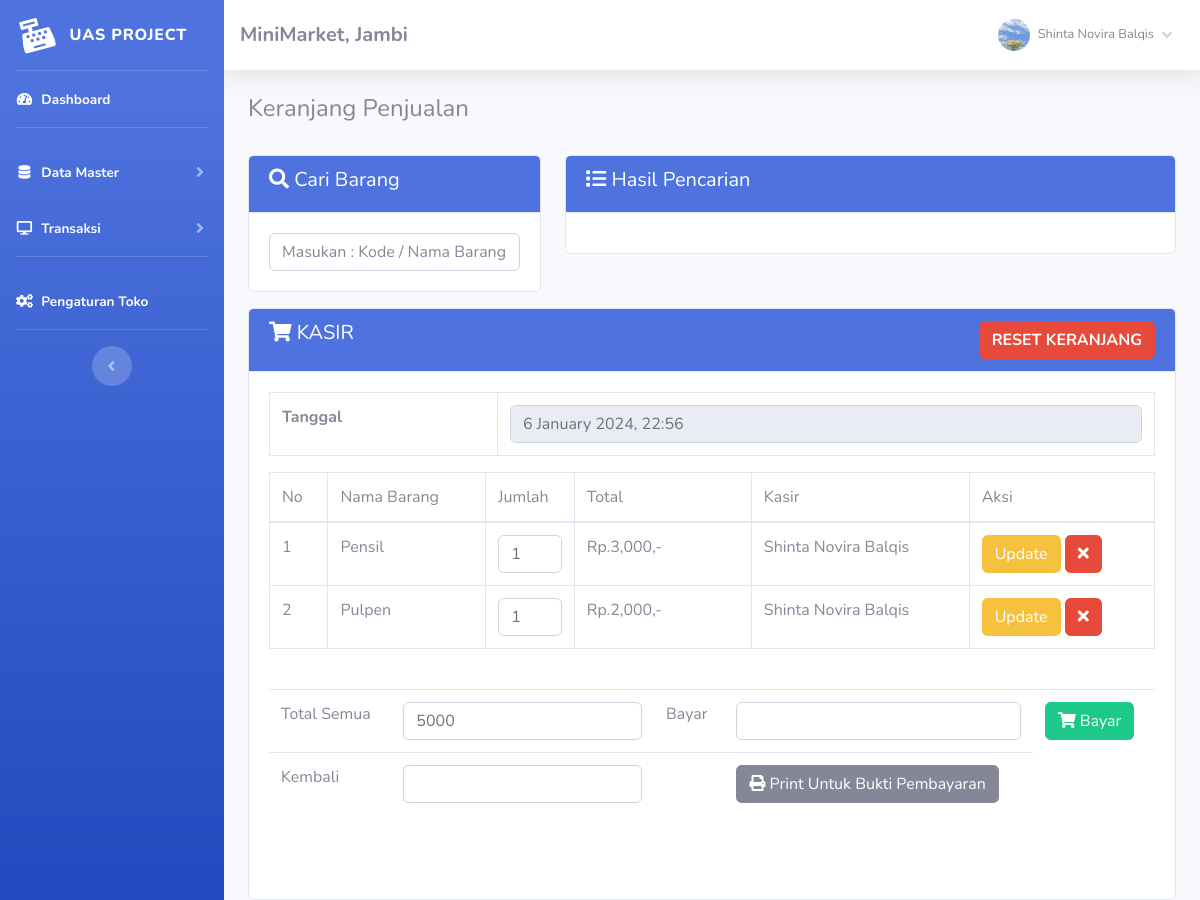
The page /index.php?page=jual (signed in) on the database its author committed.
### tables this page shows
CREATE TABLE `toko` (
  `id_toko` int(11) NOT NULL,
  `nama_toko` varchar(255) NOT NULL,
  `alamat_toko` text NOT NULL,
  `tlp` varchar(255) NOT NULL,
  `nama_pemilik` varchar(255) NOT NULL
);

CREATE TABLE `member` (
  `id_member` int(11) NOT NULL,
  `nm_member` varchar(255) NOT NULL,
  `alamat_member` text NOT NULL,
  `telepon` varchar(255) NOT NULL,
  `email` varchar(255) NOT NULL,
  `gambar` text NOT NULL,
  `NIK` text NOT NULL
);

CREATE TABLE `penjualan` (
  `id_penjualan` int(11) NOT NULL,
  `id_barang` varchar(255) NOT NULL,
  `id_member` int(11) NOT NULL,
  `jumlah` varchar(255) NOT NULL,
  `total` varchar(255) NOT NULL,
  `tanggal_input` varchar(255) NOT NULL
);

CREATE TABLE `barang` (
  `id` int(11) NOT NULL,
  `id_barang` varchar(255) NOT NULL,
  `id_kategori` int(11) NOT NULL,
  `nama_barang` text NOT NULL,
  `merk` varchar(255) NOT NULL,
  `harga_beli` varchar(255) NOT NULL,
  `harga_jual` varchar(255) NOT NULL,
  `satuan_barang` varchar(255) NOT NULL,
  `stok` text NOT NULL,
  `tgl_input` varchar(255) NOT NULL,
  `tgl_update` varchar(255) DEFAULT NULL
);

### admin/module/jual/index.php (the view, shortened to what this page needs)
<h4>Keranjang Penjualan</h4>
<br>
<div class="row">
	<div class="col-sm-4">
		<div class="card card-primary mb-3">
			<div class="card-header bg-primary text-white">
				<h5><i class="fa fa-search"></i> Cari Barang</h5>
			</div>
			<div class="card-body">
				<input type="text" id="cari" class="form-control" name="cari" placeholder="Masukan : Kode / Nama Barang  [ENTER]">
			</div>
		</div>
	</div>
	<div class="col-sm-8">
		<div class="card card-primary mb-3">
			<div class="card-header bg-primary text-white">
				<h5><i class="fa fa-list"></i> Hasil Pencarian</h5>
			</div>
			<div class="card-body">
			</div>
		</div>
	</div>
	<div class="col-sm-12">
		<div class="card card-primary">
			<div class="card-header bg-primary text-white">
				<h5><i class="fa fa-shopping-cart"></i> KASIR
				<a class="btn btn-danger float-right"
					onclick="javascript:return confirm('Apakah anda ingin reset keranjang ?');" href="fungsi/hapus/hapus.php?penjualan=jual">
					<b>RESET KERANJANG</b></a>
				</h5>
			</div>
			<div class="card-body">
				<div id="keranjang" class="table-responsive">
					<table class="table table-bordered">
						<tr>
							<td><b>Tanggal</b></td>
							<td><input type="text" readonly="readonly" class="form-control" value="<?php echo date("j F Y, G:i");?>" name="tgl"></td>
						</tr>
					</table>
					<table class="table table-bordered w-100" id="example1">
						<thead>
							<tr>
								<td> No</td>
								<td> Nama Barang</td>
								<td style="width:10%;"> Jumlah</td>
								<td style="width:20%;"> Total</td>
								<td> Kasir</td>
								<td> Aksi</td>
							</tr>
						</thead>
						<tbody>
							<?php $total_bayar=0; $no=1; $hasil_penjualan = $lihat -> penjualan();?>
							<?php foreach($hasil_penjualan  as $isi){?>
							<tr>
								<td><?php echo $no;?></td>
								<td><?php echo $isi['nama_barang'];?></td>
								<td>
									<form method="POST" action="fungsi/edit/edit.php?jual=jual">
											<input type="number" name="jumlah" value="<?php echo $isi['jumlah'];?>" class="form-control">
										</td>
										<td>Rp.<?php echo number_format($isi['total']);?>,-</td>
										<td><?php echo $isi['nm_member'];?></td>
										<td>
											<button type="submit" class="btn btn-warning">Update</button>
									<a href="fungsi/hapus/hapus.php?jual=jual&id=<?php echo $isi['id_penjualan'];?>&brg=<?php echo $isi['id_barang'];?>
										&jml=<?php echo $isi['jumlah']; ?>"  class="btn btn-danger"><i class="fa fa-times"></i>
									</a>
								</td>
							</tr>
							<?php $no++; $total_bayar += $isi['total'];}?>
						</tbody>
				</table>
				<br/>
				<div id="kasirnya">
					<table class="table table-stripped">
						<form method="POST" action="index.php?page=jual&nota=yes#kasirnya">
							<tr>
								<td>Total Semua  </td>
								<td><input type="text" class="form-control" name="total" value="<?php echo $total_bayar;?>"></td>
								<td>Bayar  </td>
								<td><input type="text" class="form-control" name="bayar" value="<?php echo $bayar;?>"></td>
								<td><button class="btn btn-success"><i class="fa fa-shopping-cart"></i> Bayar</button>
								<?php  if(!empty($_GET['nota'] == 'yes')) {?>
									<a class="btn btn-danger" href="fungsi/hapus/hapus.php?penjualan=jual">
									<b>RESET</b></a></td><?php }?></td>
							</tr>
						</form>
						<tr>
							<td>Kembali</td>
							<td><input type="text" class="form-control" value="<?php echo $hitung;?>"></td>
							<td></td>
							<td>
								<a href="print.php?nm_member=<?php echo $_SESSION['admin']['nm_member'];?>
								&bayar=<?php echo $bayar;?>&kembali=<?php echo $hitung;?>" target="_blank">
								<button class="btn btn-secondary">
									<i class="fa fa-print"></i> Print Untuk Bukti Pembayaran
								</button></a>
							</td>
						</tr>
					</table>
					<br/>
					<br/>
				</div>
			</div>
		</div>
	</div>
</div>

### admin/template/sidebar.php (shortened to what this page needs)
<?php
    $id = $_SESSION['admin']['id_member'];
    $hasil_profil = $lihat -> member_edit($id);
?>
<ul class="navbar-nav bg-gradient-primary sidebar sidebar-dark accordion" id="accordionSidebar">
    <a class="sidebar-brand d-flex align-items-center justify-content-center" href="index.php">
        <div class="sidebar-brand-icon rotate-n-15">
            <i class="fas fa-cash-register"></i>
        </div>
        <div class="sidebar-brand-text mx-3">UAS PROJECT<sup></sup></div>
    </a>
    <hr class="sidebar-divider my-0">
    <li class="nav-item active">
        <a class="nav-link" href="index.php">
            <i class="fas fa-fw fa-tachometer-alt"></i>
            <span>Dashboard</span></a>
    </li>
    <hr class="sidebar-divider">
    <li class="nav-item active">
        <a class="nav-link collapsed" href="#" data-toggle="collapse" data-target="#collapseTwo" aria-expanded="true"
            aria-controls="collapseTwo">
            <i class="fas fa-fw fa-database"></i>
            <span>Data Master</span>
        </a>
    </li>
    <li class="nav-item active">
        <a class="nav-link collapsed" href="#" data-toggle="collapse" data-target="#collapse3" aria-expanded="true"
            aria-controls="collapse3">
            <i class="fas fa-fw fa-desktop"></i>
            <span>Transaksi</span>
        </a>
    </li>
    <hr class="sidebar-divider">
    <li class="nav-item active">
        <a class="nav-link" href="index.php?page=pengaturan">
            <i class="fas fa-fw fa-cogs"></i>
            <span>Pengaturan Toko</span></a>
    </li>
    <hr class="sidebar-divider d-none d-md-block">
    <div class="text-center d-none d-md-inline">
        <button class="rounded-circle border-0" id="sidebarToggle"></button>
    </div>
</ul>
<div id="content-wrapper" class="d-flex flex-column">
    <div id="content">
        <nav class="navbar navbar-expand navbar-light bg-white topbar mb-4 static-top shadow">
            <h5 class="d-lg-block d-none mt-2"><b><?php echo $toko['nama_toko'];?>, <?php echo $toko['alamat_toko'];?></b></h5>
            <ul class="navbar-nav ml-auto">
                <li class="nav-item dropdown no-arrow">
                    <a class="nav-link dropdown-toggle" href="#" id="userDropdown" role="button" data-toggle="dropdown"
                        aria-haspopup="true" aria-expanded="false">
                        <img class="img-profile rounded-circle"
                            src="assets/img/user/<?php echo $hasil_profil['gambar'];?>">
                        <span
                            class="mr-2 d-none d-lg-inline text-gray-600 small ml-2"><?php echo $hasil_profil['nm_member'];?></span>
                        <i class="fas fa-angle-down"></i>
                    </a>
                </li>
            </ul>
        </nav>
        <div class="container-fluid">

### rows shown on the page
toko: nama_toko "MiniMarket", alamat_toko "Jambi"
penjualan: barang.nama_barang "Pensil", jumlah "1", total "3,000", id_member.nm_member "Shinta Novira Balqis"
penjualan: barang.nama_barang "Pulpen", jumlah "1", total "2,000", id_member.nm_member "Shinta Novira Balqis"

### other values the page prints
$hasil_profil['nm_member'] "Shinta Novira Balqis"
